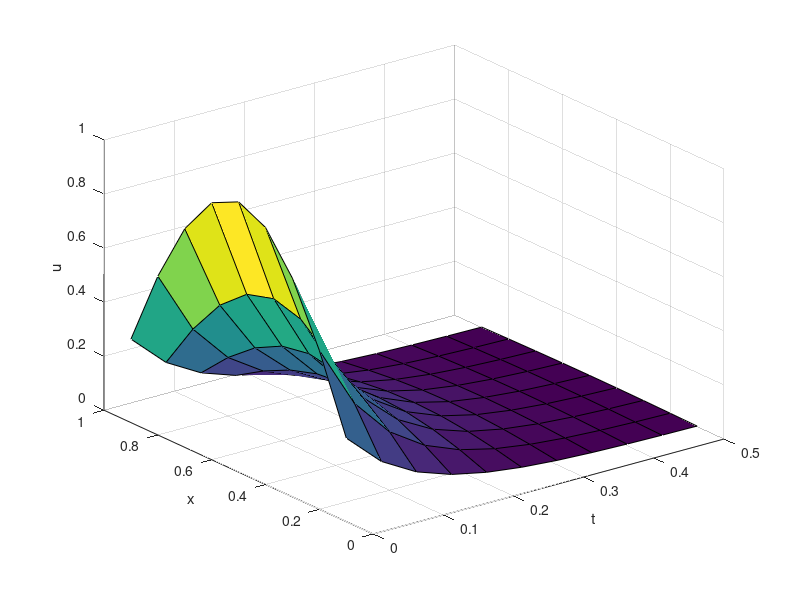

Write the MATLAB code that produced this figure. (Note: this script raises an error after producing the figure.)
function [u,xaxis,taxis,err] = Ch4_fd1dheat(theta,a,T,X,f,u0,M,N,u_precise,plt)
%solve u_t - a u_xx = f, t=0: u=u0
%with finite difference \theta formula

if nargin < 1
theta=1/2;
end
if nargin < 2
a=1;
end
if nargin < 3
T=.5;
end
if nargin < 4
X=1;
end
if nargin < 5
f=@(t,x)t-t;
end
if nargin < 6
u0=@(x)sin(pi*x);
end
if nargin < 7
M=10;
end
if nargin < 8
N=10;
end
if nargin < 9
u_precise=@(t,x)sin(pi*x).*exp(-pi^2*t);
end
if nargin < 10
plt=1;
end

tau=T/M;
h=X/N;
u=zeros(N-1,M);
xaxis=h:h:X-h;
taxis=0:tau:T;
[tgrid xgrid]=meshgrid(taxis,xaxis);
u(:,1)=u0(xaxis);
F=f(tgrid,xgrid);
e=ones(N-1,1);
D=spdiags([e -2*e e],-1:1,N-1,N-1)/(h^2);
I=speye(N-1);
% f0(1)=f0(1)+0;%dirichlet bd of 0
% f0(1)=f0(end)+0;%dirichlet bd of 0

if theta==0
for i=1:M
u(:,i+1)=(I+a*tau*D)*u(:,i)+tau*F(:,i);
end
else
for i=1:M
A=(I-theta*a*tau*D);
b=(I+(1-theta)*a*tau*D)*u(:,i)+tau*(theta*F(:,i+1)+(1-theta)*F(:,i));
u(:,i+1)=A\b;
end
end
uprecise=u_precise(tgrid,xgrid);
err=norm((u(:,end)-uprecise(:,end))./uprecise(:,end),2)
if(plt)
surf(taxis,xaxis,u);
%surf(taxis,xaxis,u_precise(tgrid,xgrid));
zlabel('u');
xlabel('t');
ylabel('x');
setfigure;
end
end

